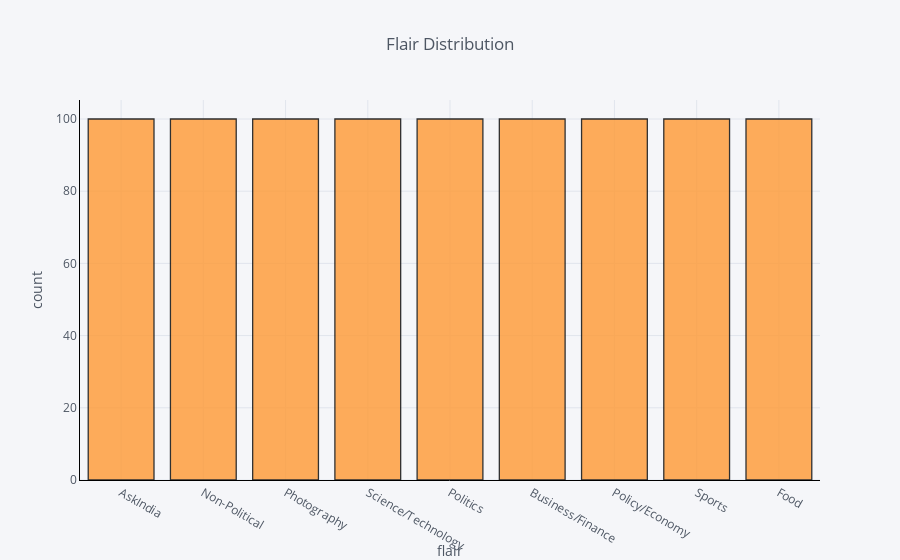

The notebook cell saved with this chart:
### Code cell
configure_plotly_browser_state()
df['link_flair_text'].iplot(
    kind='hist',
    bins=50,
    xTitle='flair',
    linecolor='black',
    yTitle='count',
    title='Flair Distribution')

### Figure 1 — Plotly figure (JSON) as saved in the notebook; plotly's stock layout.template omitted (floating-point values rounded to 4 significant figures; data arrays with more than 128 entries replaced by an {"elided": "..."} marker saying what was removed)
{"data": [{"opacity": 0.8, "name": "link_flair_text", "uid": "e5334c64-bf68-43db-959c-544a0ce2af5f", "histnorm": "", "nbinsx": 50, "histfunc": "count", "marker": {"color": "rgba(255, 153, 51, 1.0)", "line": {"color": "#000000", "width": 1.3}}, "x": {"elided": "900 str values"}, "type": "histogram", "orientation": "v"}], "layout": {"title": {"text": "Flair Distribution", "font": {"color": "#4D5663"}}, "paper_bgcolor": "#F5F6F9", "plot_bgcolor": "#F5F6F9", "yaxis": {"tickfont": {"color": "#4D5663"}, "title": {"text": "count", "font": {"color": "#4D5663"}}, "showgrid": true, "zerolinecolor": "#E1E5ED", "gridcolor": "#E1E5ED", "linecolor": "black"}, "barmode": "overlay", "xaxis": {"tickfont": {"color": "#4D5663"}, "title": {"text": "flair", "font": {"color": "#4D5663"}}, "showgrid": true, "zerolinecolor": "#E1E5ED", "gridcolor": "#E1E5ED", "linecolor": "black"}, "legend": {"bgcolor": "#F5F6F9", "font": {"color": "#4D5663"}}}}
